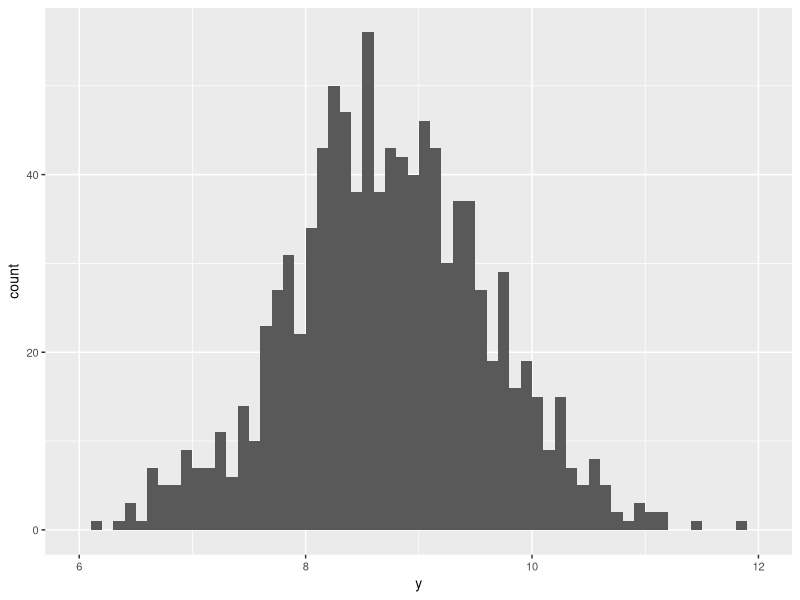
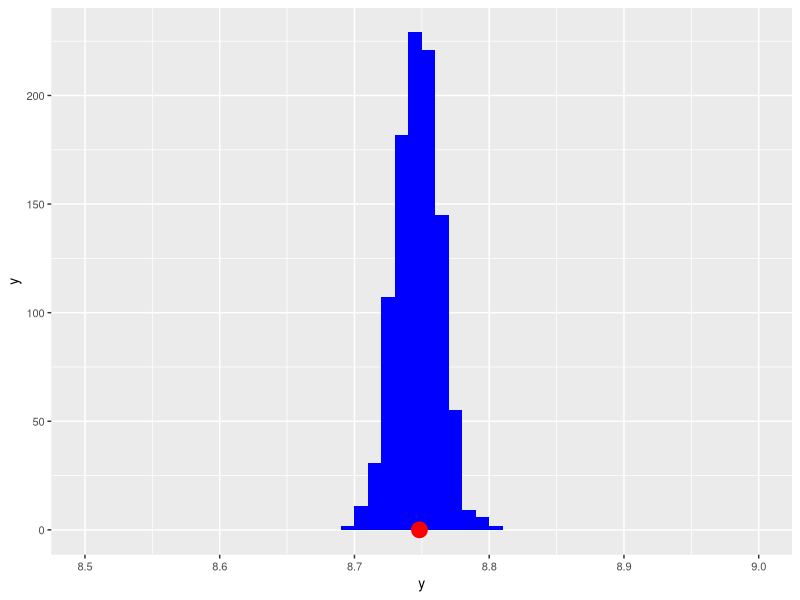

Write the R code that produced these figures, in order.
## ---- chunk 1

## ---- chunk 2
require(readr)
CEsample <- read_csv("CEsample1.csv")
CEsample$LogTotalExpLastQ <- log(CEsample$TotalExpLastQ)
## ---- chunk 3
mu_0 <- 5
sigma_0 <- 1
phi_0 <- 1/sigma_0^2
ybar <- mean(CEsample$LogTotalExpLastQ)
phi <- 1.25
n <- dim(CEsample)[1]

mu_n <- (phi_0*mu_0+n*ybar*phi)/(phi_0+n*phi) 
sd_n <- sqrt(1/(phi_0+n*phi))
## ---- chunk 4
1 - pnorm(9, mean = mu_n, sd = sd_n)
## ---- chunk 5
S <- 1000 
set.seed(123)
samples <- rnorm(S, mu_n, sd_n)
sum(samples >= 9)/S
## ---- chunk 6
qnorm(c(0.025, 0.975),mu_n,sd_n)
## ---- chunk 7
quantile(samples, probs = c(0.025,0.975))
## ---- chunk 8
# Here is some sample script to create the plot of the predicted log expenditure
# Suppose y_pred is the vector storing the predicted values, and the column name is y
require(ggplot2)
S <- 1000
muvals <- rnorm(S,mu_n, sd_n)
y <- sapply(muvals, rnorm, n=1, sd=0.9)
y_pred <- data.frame(muvals,y)
ggplot(data = y_pred, aes(y_pred$y)) +
geom_histogram(breaks = seq(6, 12, by=0.1)) +
xlab("y") + theme(text = element_text(size=10))
## ---- chunk 9
# Here is some sample script to create the plot of the predicted sample mean of log expenditure
# Suppose mean_ppc is the vector storing the predicted sample mean values, 
# and the column name is mean 
# Further suppose the actual sample mean stored as sample_mean
S <- 1000
sample_mean <- ybar
means <- numeric(length = S)
for(i in 1:1000){
  mu <- rnorm(1,mu_n,sd_n)
  means[i] <- sum(rnorm(n, mu, sd = 0.9))/n
}
mean_ppc <- data.frame(means)
ggplot(data = mean_ppc, aes(mean_ppc$means)) +
geom_histogram(breaks = seq(8.5, 9.0, by=0.01), fill = "blue") +
annotate("point", x = sample_mean, y = 0, colour = "red", size = 5) + 
xlab("y") + theme(text = element_text(size=10))
## ---- chunk 10
mean(means > sample_mean)
1-mean(means>sample_mean)
